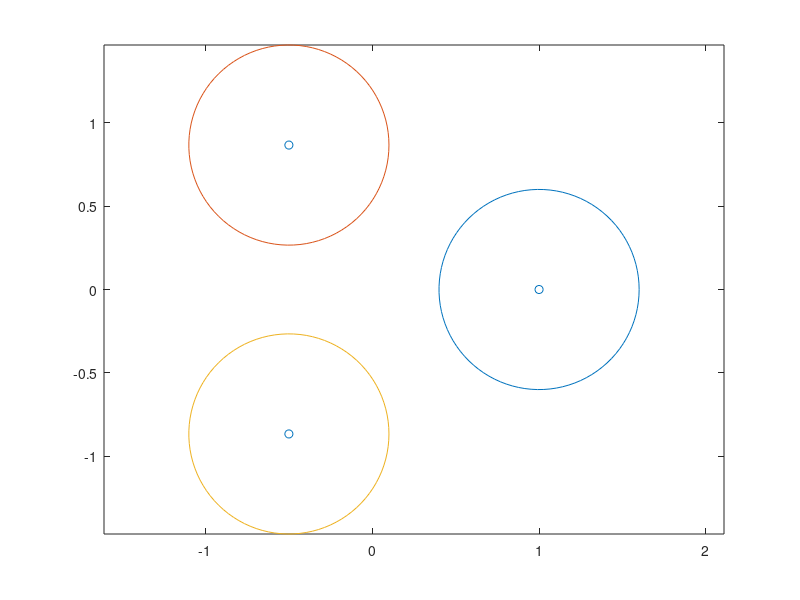

MATLAB code to generate this figure: (Note: this script raises an error after producing the figure.)

close all
% create a grid from x in [-3,3], y in [-3,3]
theta = linspace(0, 2*3.14159, 100);
x = 0.6 * cos(theta);
y = 0.6 * sin(theta);
x = x+1;
plot(x, y);
hold on
x = x-1.5;
y = y + sqrt(3)/2;
plot(x, y);
y = y - sqrt(3);
plot(x, y);
centers = [1 0; -1/2 sqrt(3)/2; -1/2 -sqrt(3)/2;]
scatter(centers(:, 1), centers(:, 2), 'o')
axis equal
w = 1/sqrt(sqrt(3));

% set the relative error
reltol = 1e-8;
% generate ODE solving options
abstol = 1e-8;
opts = odeset('RelTol',reltol,'Abstol', abstol);
lp = 3;

x0 = 0.3795;
y_0 = 0;
px0 = 0.0202;
H0 = -1.6897;
py0 = w*x0 + sqrt(w^2 * x0^2 - 2 * (0.5 * px0.^2 - gravSum(x0, y_0)-H0));
disp(py0)
y0 = [sols(lp, 1)+pert sols(lp, 2)+pert (-1)*w * sols(lp, 2) w * sols(lp, 1)];
%y0 = [x0;y_0;px0;py0;];
%y0 = [0.3795;0;0.0202;2.0680;];

tspan = [0 100]; 
[t,y] = ode15s(@(t, y) ODEsystem(t, y),tspan,y0,opts);


plot(y(:,1),y(:,2), '.')
hold off

